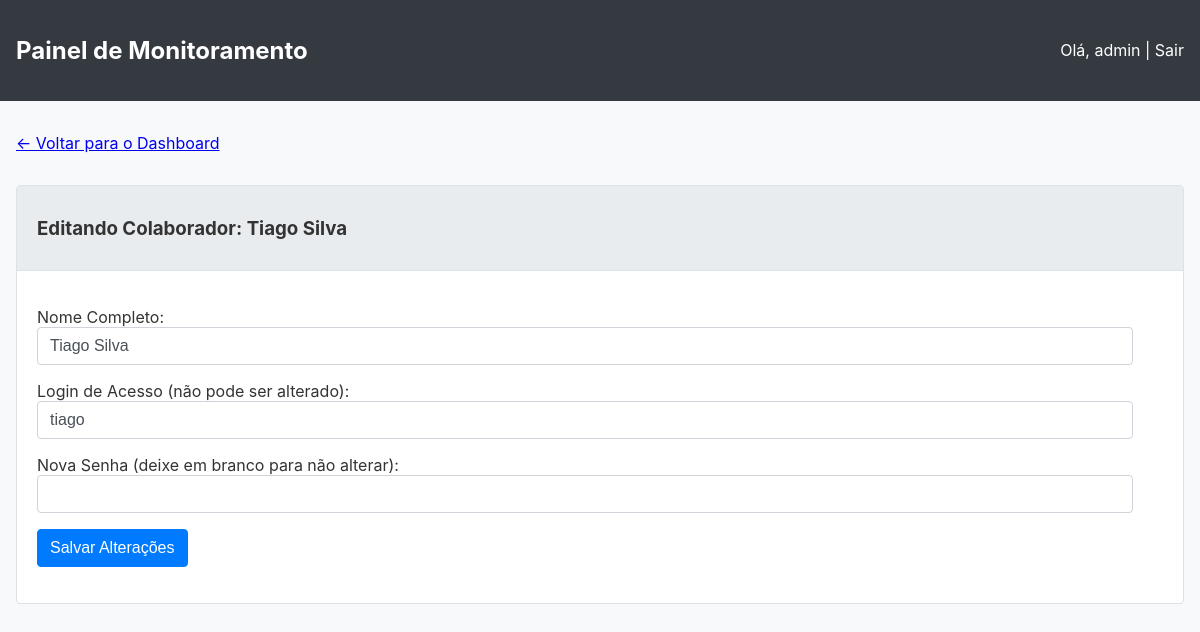
Page /employee/edit/2 (signed in) on the earlier database version.
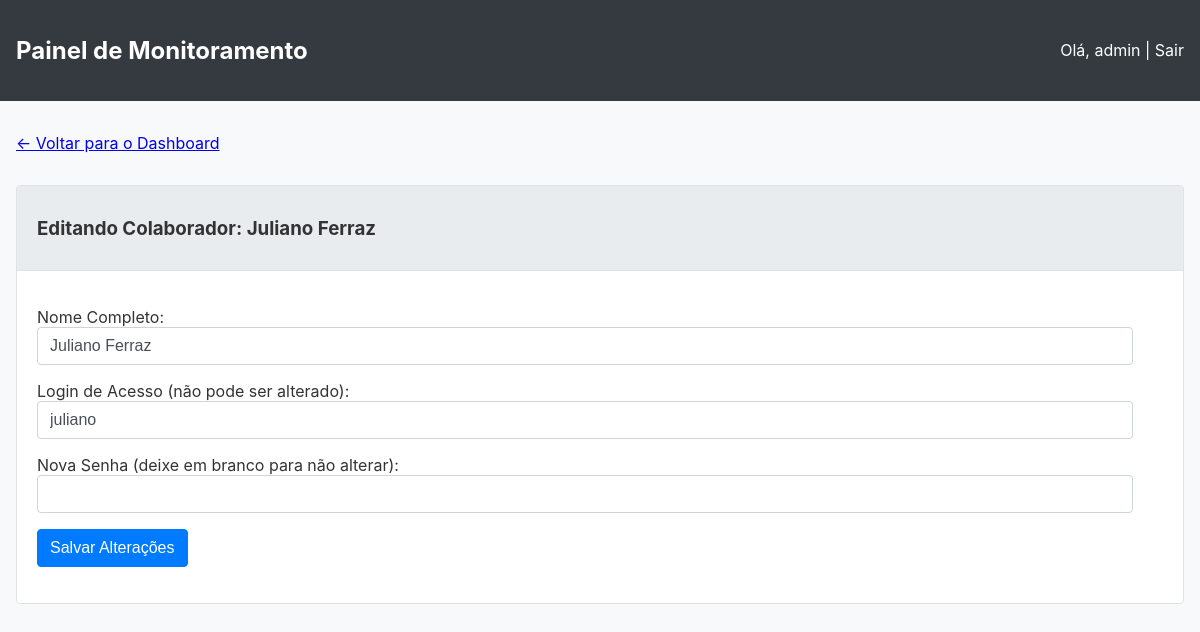
Same page on the later database version.
### app/models.py (models this page shows, shortened)
class User(db.Model, UserMixin):
    id = db.Column(db.Integer, primary_key=True)
    username = db.Column(db.String(64), index=True, unique=True)
    password_hash = db.Column(db.String(128))
    full_name = db.Column(db.String(120))
    is_admin = db.Column(db.Boolean, default=False)
    work_sessions = db.relationship('WorkSession', backref='employee', lazy='dynamic')

### app/routes.py (the view, shortened to what this page needs)
@main.route('/employee/edit/<int:user_id>', methods=['GET', 'POST'])
@login_required
def edit_employee(user_id):
    if not current_user.is_admin: return redirect(url_for('main.login'))
    employee = User.query.get_or_404(user_id)
    return render_template('edit_employee.html', title='Editar Colaborador', employee=employee)

### app/models.py (called while the page is built)
@login_manager.user_loader
def load_user(user_id):
    return User.query.get(int(user_id))

### app/templates/edit_employee.html
{% extends "base.html" %}
{% block content %}
<a href="{{ url_for('main.dashboard') }}">&larr; Voltar para o Dashboard</a>
<div class="card" style="margin-top: 2rem;">
    <div class="card-header">
        <h3>Editando Colaborador: {{ employee.full_name }}</h3>
    </div>
    <div class="card-body">
        <form action="{{ url_for('main.edit_employee', user_id=employee.id) }}" method="post">
            <p>Nome Completo: <input type="text" name="full_name" class="form-control" value="{{ employee.full_name }}" required></p>
            <p>Login de Acesso (não pode ser alterado): <input type="text" name="username" class="form-control" value="{{ employee.username }}" readonly></p>
            <p>Nova Senha (deixe em branco para não alterar): <input type="password" name="password" class="form-control"></p>
            <p><input type="submit" value="Salvar Alterações" class="btn btn-primary"></p>
        </form>
    </div>
</div>
{% endblock %}

### app/templates/base.html (shortened to what this page needs)
<!doctype html>
<html lang="pt-br">
  <head>
  </head>
  <body>
    {% if current_user.is_authenticated and current_user.is_admin %}
    <nav class="navbar">
      <a href="{{ url_for('main.dashboard') }}"><h1>Painel de Monitoramento</h1></a>
      <div>
        <span>Olá, {{ current_user.username }}</span> |
        <a href="{{ url_for('main.logout') }}">Sair</a>
      </div>
    </nav>
    {% endif %}
    <main class="container">
      {% block content %}{% endblock %}
    </main>
  </body>
</html>

### app/templates/base.html (style rules this page uses)
body { font-family: -apple-system, BlinkMacSystemFont, "Segoe UI", Roboto, "Helvetica Neue", Arial, sans-serif; background-color: #f8f9fa; color: #333; margin: 0; }
.navbar { background-color: #343a40; padding: 1rem; color: white; display: flex; justify-content: space-between; align-items: center; }
.navbar a { color: white; text-decoration: none; }
.container { max-width: 1200px; margin: 2rem auto; padding: 0 1rem; }
.card { background: white; border: 1px solid #dee2e6; border-radius: 0.25rem; margin-bottom: 1.5rem; }
.card-header { padding: 0.75rem 1.25rem; background-color: #e9ecef; border-bottom: 1px solid #dee2e6; }
.card-body { padding: 1.25rem; }
.btn { display: inline-block; font-weight: 400; color: #212529; text-align: center; vertical-align: middle; cursor: pointer; background-color: transparent; border: 1px solid transparent; padding: 0.375rem 0.75rem; font-size: 1rem; line-height: 1.5; border-radius: 0.25rem; }
.btn-primary { color: #fff; background-color: #007bff; border-color: #007bff; }
.form-control { display: block; width: 95%; padding: 0.375rem 0.75rem; font-size: 1rem; line-height: 1.5; color: #495057; background-color: #fff; background-clip: padding-box; border: 1px solid #ced4da; border-radius: 0.25rem; }

Differences in the rows shown:
changed User: full_name "Tiago Silva" → "Juliano Ferraz"; username "tiago" → "juliano"
